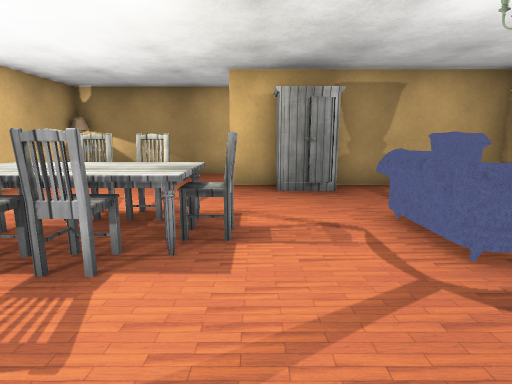
[1] (above)

16 first-person views from a walk through a 3-D level made in the Unity game engine. The camera is 1.2 m above the floor, tilts 10° down and sees 80° across. Doors are open. The floor is counted in squares, 1.12 m on a side. Each view is taken from the middle of a square. On the plan, view 1 faces up. The plan holds only what a view shows up to about 13 squares ahead; the rest is blank. The place goes on beyond the plan. The player character is not drawn. Some surface patterns are stand-ins.

[2]
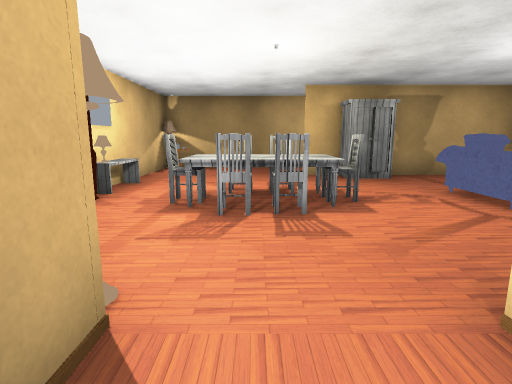

[3]
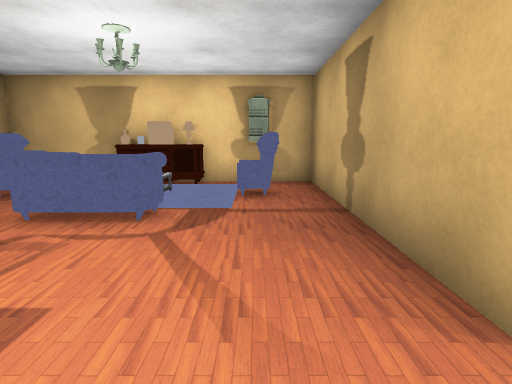

[4]
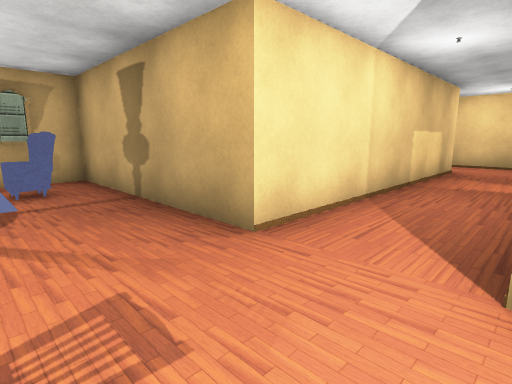

[5]
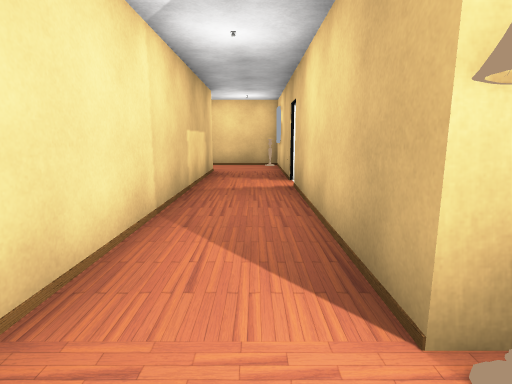

[6]
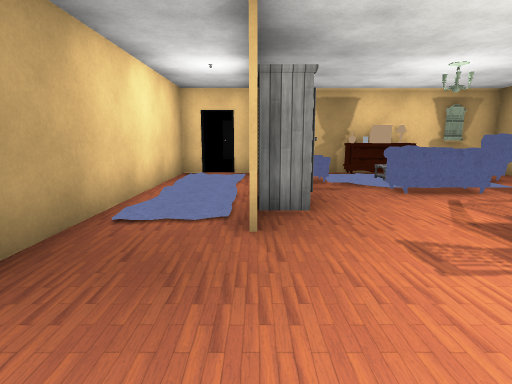

[7]
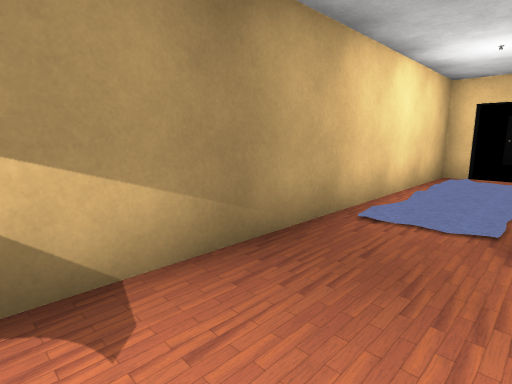

[8]
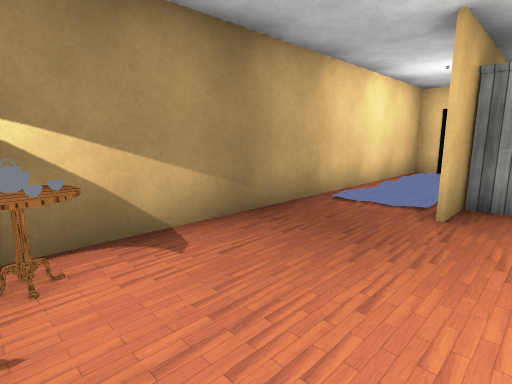

[9]
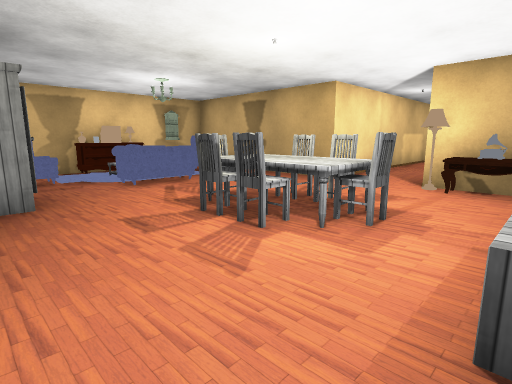

[10]
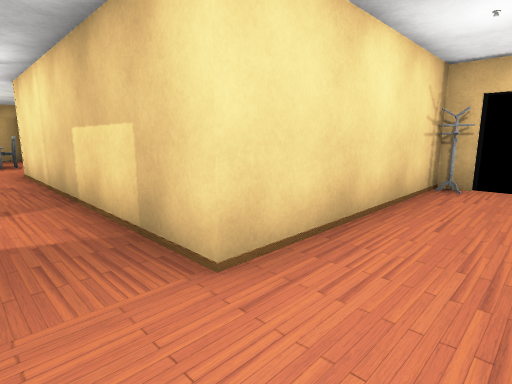

[11]
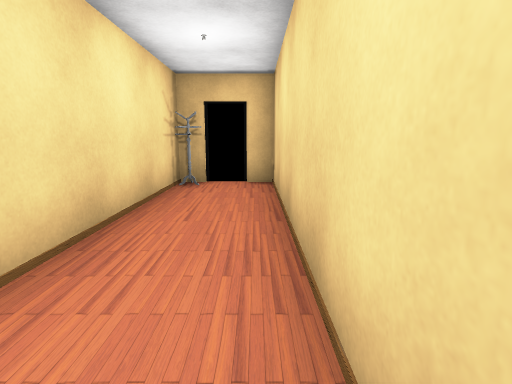

[12]
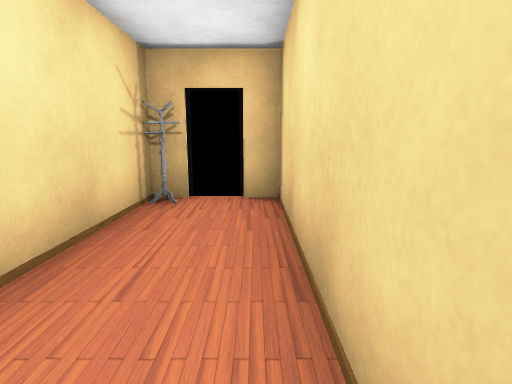

[13]
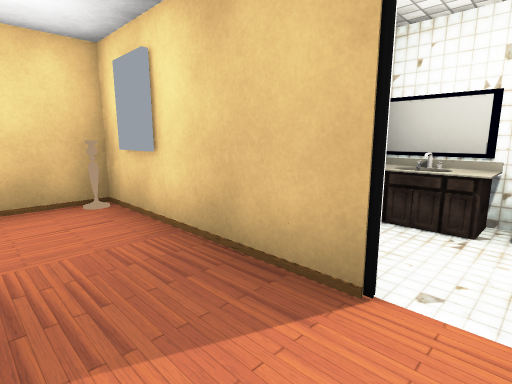

[14]
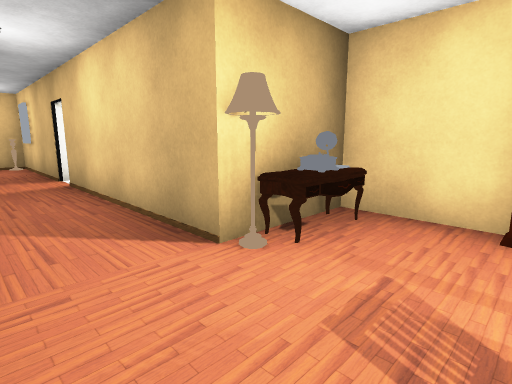

[15]
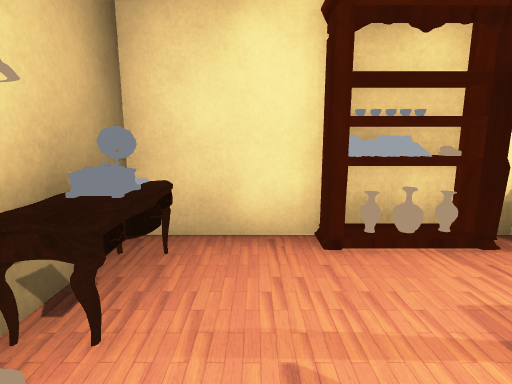

[16]
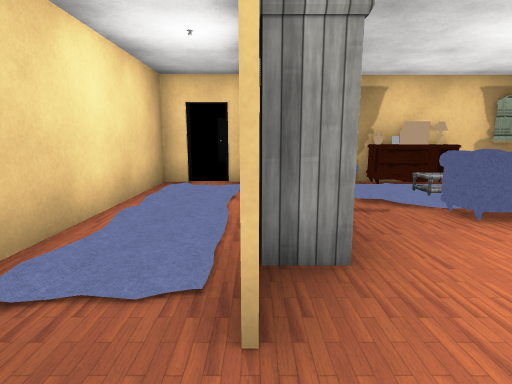

### Floor plan
Points are (right, up) in squares from view 1. A wall is a line through its corners. A room is listed if a view was taken in it or the views show most of it. See-through windows are left out.
Room 1 (views 1, 2, 3, 4, 5, 6, 7, 8, 9, 10, 11, 12, 13, 14, 15, 16)
walls: (-2.9, 0) (-2.9, -5.9); (-4.4, -0.4) (-2.8, -0.4); (-5.3, 1.4) (-5.3, 0.8); (-5.3, 7.2) (-5.3, 5.6); (5.6, 7.1) (5.6, 7.8); (-2.9, -6.8) (-2.9, -11.4) (5.6, -11.4) (5.6, -10.6); (5.6, 8.6) (5.6, 9.3) (-4.6, 9.3); (5.1, -9.8) (5.1, -9.1); (5.6, -9.9) (5.6, -9.1) (-0.6, -9.1) (-0.6, -0.4) (5.6, -0.4) (5.6, 7) (-0.6, 7)
ways out: open door at (-3, -6.5); open door at (6, -10.5); open door at (6, 8)
objects: other object (-5, 0); other object (-5, 2); other object (-5, 3); other object (-5, 4); other object (-5, 5); other object (-5, 8) to (-5, 9); other object (-4, 0); other object (-4, 3); other object (-4, 9); other object (-3, -11); other object (-3, 3); other object (-3, 4) to (-2, 4); other object (-2, 2); other object (-2, 3); other object (-1, 3) to (0, 3); other object (-1, 4); other object (0, 8) to (4, 9); other object (1, 6) to (1, 7); other object (2, 4); other object (4, 1); other object (4, 5) to (4, 6); other object (5, 3); other object (5, 4)

Where each view was taken, in squares from view 1:
view 1: 0 up, 0 right, facing up
view 2: 2 down, 2 left, facing up
view 3: 1 up, 2 left, facing right
view 4: 2 up, 3 left, facing down-right
view 5: 1 up, 2 left, facing down
view 6: 7 up, 4 left, facing right
view 7: 7 up, 4 left, facing up-right
view 8: 6 up, 5 left, facing up-right
view 9: 7 up, 5 left, facing down-right
view 10: 11 down, 2 left, facing up-right
view 11: 11 down, 2 left, facing right
view 12: 11 down, 0 right, facing right
view 13: 6 down, 1 left, facing down-left
view 14: 2 up, 1 left, facing down-left
view 15: 1 up, 2 left, facing left
view 16: 7 up, 2 left, facing right
